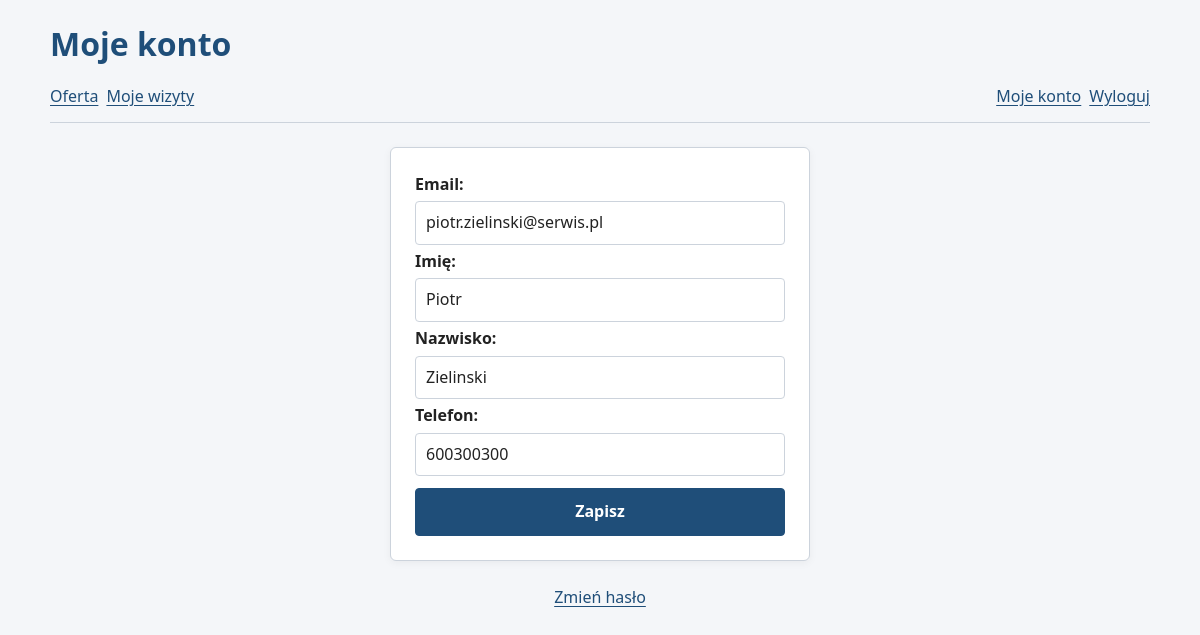
The app's page /profil.php (signed in) with its own data.
### tables this page shows
CREATE TABLE uzytkownicy (
    id INT AUTO_INCREMENT PRIMARY KEY,
    imie VARCHAR(50) NOT NULL,
    nazwisko VARCHAR(50) NOT NULL,
    email VARCHAR(100) NOT NULL UNIQUE,
    haslo VARCHAR(255) NOT NULL,
    telefon VARCHAR(20),
    rola ENUM('klient', 'pracownik', 'administrator') NOT NULL DEFAULT 'klient',
    aktywny TINYINT(1) NOT NULL DEFAULT 1,
    data_utworzenia TIMESTAMP NOT NULL DEFAULT CURRENT_TIMESTAMP
);

### public/profil.php (the view, shortened to what this page needs)
<?php
require_once __DIR__ . '/../includes/wspolne.php';
require_once __DIR__ . '/../config/database.php';
$userId = (int) $_SESSION['user_id'];
$stmt = $pdo->prepare('SELECT imie, nazwisko, email, telefon FROM uzytkownicy WHERE id = ?');
$stmt->execute([$userId]);
$uzytkownik = $stmt->fetch(PDO::FETCH_ASSOC);
$imie     = $uzytkownik['imie'];
$nazwisko = $uzytkownik['nazwisko'];
$telefon  = (string) $uzytkownik['telefon'];
?>
<form method="post" class="edycja">
    <label>Email: <input type="email" value="<?= e($uzytkownik['email']) ?>" disabled></label>
    <label>Imię: <input type="text" name="imie" maxlength="50" required value="<?= e($imie) ?>"></label>
    <label>Nazwisko: <input type="text" name="nazwisko" maxlength="50" required value="<?= e($nazwisko) ?>"></label>
    <label>Telefon: <input type="tel" name="telefon" maxlength="20" value="<?= e($telefon) ?>"></label>
    <button type="submit">Zapisz</button>
</form>
<p class="pod-formularzem"><a href="zmiana_hasla.php">Zmień hasło</a></p>

### css/style.css (style rules this page uses)
:root { color-scheme: light; --kolor-glowny: #1f4e79; --kolor-glowny-hover: #173b5d; --kolor-tlo: #f4f6f9; --kolor-powierzchni: #fff; --kolor-tekst: #222; --kolor-tekst-pomocniczy: #555; --kolor-ramka: #ccd3dc; --kolor-blad: #b3261e; --kolor-blad-hover: #8c1d17; --kolor-blad-tlo: #fdecea; --kolor-sukces: #1e7b34; --kolor-sukces-tlo: #e8f5ec; --kolor-ostrzezenie: #e0b44a; --kolor-ostrzezenie-tlo: #fff6e0; --kolor-info-tlo: #e7eef7; --szerokosc-tresci: 800px; --szerokosc-formularza: 420px; --odstep-xs: 4px; --odstep-sm: 8px; --odstep-md: 12px; --odstep-lg: 16px; --odstep-xl: 24px; --odstep-xxl: 32px; --promien: 6px; --promien-maly: 4px; --cien: 0 2px 8px rgb(0 0 0 / 5%); --przejscie: 0.2s ease; }
*, *::before, *::after { box-sizing: border-box; }
html { -webkit-text-size-adjust: 100%; text-size-adjust: 100%; }
body { margin: 0; padding: 0 var(--odstep-lg) var(--odstep-xxl); font-family: system-ui, -apple-system, "Segoe UI", Roboto, Arial, Helvetica, sans-serif; font-size: 16px; line-height: 1.6; color: var(--kolor-tekst); background: var(--kolor-tlo); }
p { margin-top: 0; }
a { color: var(--kolor-glowny); text-underline-offset: 3px; transition: color var(--przejscie); }
form, .kategoria, .karta, .tabela, .licznik { background: var(--kolor-powierzchni); border: 1px solid var(--kolor-ramka); border-radius: var(--promien); box-shadow: var(--cien); }
form { width: 100%; max-width: var(--szerokosc-formularza); margin: 0 auto; padding: var(--odstep-xl); }
label { display: block; margin-bottom: var(--odstep-xs); font-weight: 700; }
input:not([type="checkbox"], [type="radio"]), select, textarea { display: block; width: 100%; min-height: 42px; margin-top: var(--odstep-xs); padding: var(--odstep-sm) 10px; font: inherit; color: var(--kolor-tekst); background: var(--kolor-powierzchni); border: 1px solid var(--kolor-ramka); border-radius: var(--promien-maly); transition: border-color var(--przejscie), box-shadow var(--przejscie); }
label input:not([type="checkbox"], [type="radio"]), label select, label textarea { font-weight: 400; }
button { display: block; width: 100%; min-height: 44px; margin-top: var(--odstep-md); padding: 10px var(--odstep-lg); font: inherit; font-weight: 700; color: #fff; background: var(--kolor-glowny); border: 1px solid var(--kolor-glowny); border-radius: var(--promien-maly); cursor: pointer; transition: background var(--przejscie), border-color var(--przejscie); }
form + p { text-align: center; }
body.admin, body.panel { --szerokosc-tresci: 1100px; }
.admin form.edycja, .panel form.edycja { margin-bottom: var(--odstep-xl); }
.pod-formularzem { margin-top: var(--odstep-lg); text-align: center; }

### records on screen
uzytkownicy: email "piotr.zielinski@serwis.pl", imie "Piotr", nazwisko "Zielinski", telefon "600300300"

### other values on screen
$tytul "Moje konto"
$nazwa "Oferta"
$nazwa "Moje wizyty"
